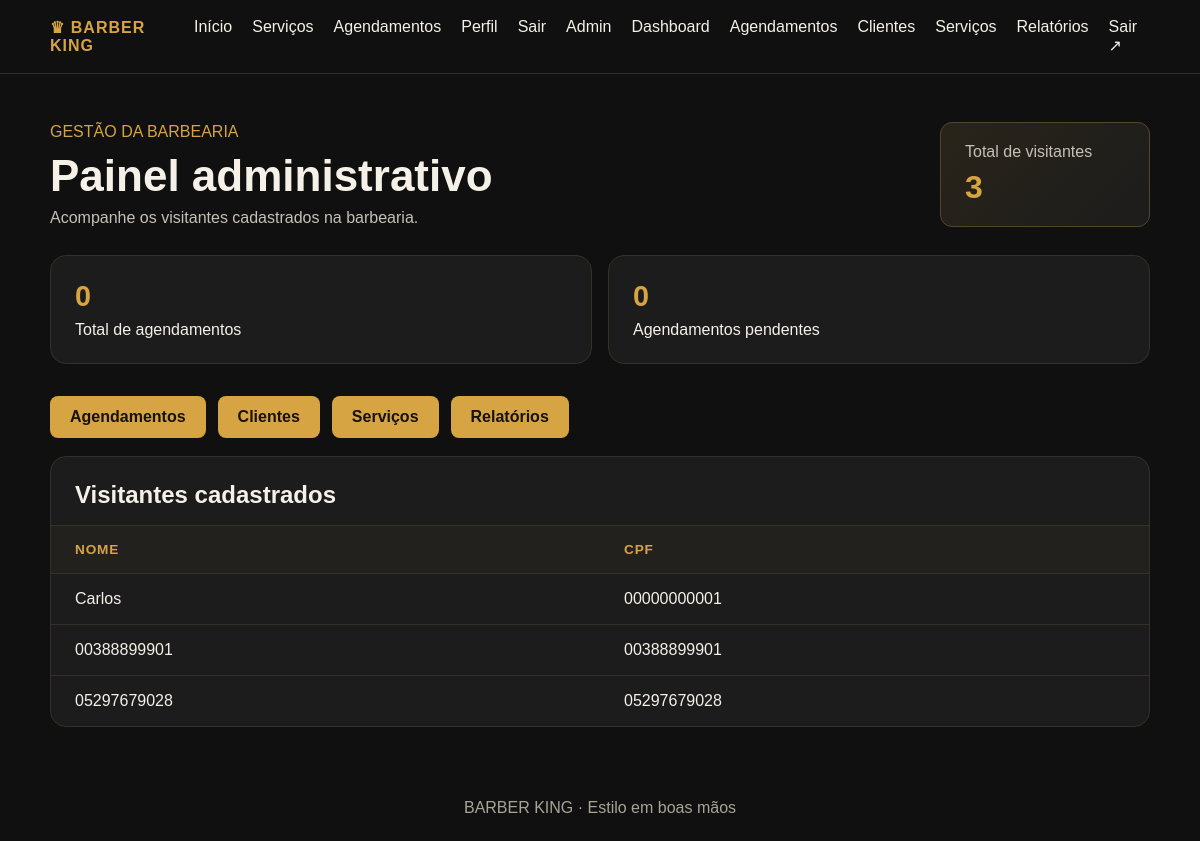
Screenshot of /admin-painel/ (signed in) with the database file from the repository.
### app/models.py (models this page shows)
class Visitor(models.Model):
    cpf = models.CharField(max_length=11, unique=True, error_messages={
        'unique': 'Já existe um visitante com esse CPF cadastrado.'
    })
    user = models.OneToOneField(
        settings.AUTH_USER_MODEL,
        on_delete=models.SET_NULL,
        null=True,
        blank=True,
        related_name='visitor_record',
    )

### app/views.py (the view)
# urls.py: path("admin-painel/", views.admin_painel, name="admin_painel"),
@admin_required
def admin_painel(request):
    visitantes = Visitor.objects.select_related("user").order_by("-id")[:10]
    return render(request, "admin.html", {
        "total_visitantes": Visitor.objects.count(),
        "visitantes": visitantes,
        "total_agendamentos": Appointment.objects.count(),
        "total_servicos": Service.objects.count(),
        "agendamentos_pendentes": Appointment.objects.filter(status=Appointment.STATUS_PENDING).count(),
    })
    return render(request, "admin.html", {"total_visitantes": Visitor.objects.count(), "visitantes": visitantes,
})

### app/groups.py (called while the page is built)
def is_admin_user(user):
    return bool(
        user.is_authenticated
        and (
            user.is_superuser
            or user.is_staff
            or user.groups.filter(name__in=ADMIN_GROUPS).exists()
        )
    )

### app/templates/admin.html (shortened to what this page needs)
{% extends "base.html" %}
{% block content %}
<section class="admin-page">
    <header class="admin-heading">
        <div>
            <span class="eyebrow">GESTÃO DA BARBEARIA</span>
            <h1>Painel administrativo</h1>
            <p>Acompanhe os visitantes cadastrados na barbearia.</p>
        </div>
        <div class="admin-total">
            <span>Total de visitantes</span>
            <strong>{{ total_visitantes }}</strong>
        </div>
    </header>
    <div class="stats">
      <article><strong>{{ total_agendamentos }}</strong><span>Total de agendamentos</span></article>
      <article><strong>{{ agendamentos_pendentes }}</strong><span>Agendamentos pendentes</span></article>
    </div>
    <nav class="admin-nav">
      <a class="button" href="{% url 'admin_agendamentos' %}">Agendamentos</a>
      <a class="button" href="{% url 'admin_clientes' %}">Clientes</a>
      <a class="button" href="{% url 'admin_servicos' %}">Serviços</a>
      <a class="button" href="{% url 'admin_relatorios' %}">Relatórios</a>
    </nav>
    <section class="panel visitor-panel" aria-labelledby="visitor-list-title">
        <div class="panel-heading">
            <h2 id="visitor-list-title">Visitantes cadastrados</h2>
        </div>
        <div class="table-wrap">
            <table class="visitor-table">
                <thead>
                    <tr>
                        <th scope="col">Nome</th>
                        <th scope="col">CPF</th>
                    </tr>
                </thead>
                <tbody>
                    {% for v in visitantes %}
                    <tr>
                        <td>{{ v.user.get_full_name|default:v.user.username }}</td>
                        <td>{{ v.cpf }}</td>
                    </tr>
                    {% empty %}
                    <tr>
                        <td class="empty-state" colspan="2">Nenhum visitante cadastrado ainda.</td>
                    </tr>
                    {% endfor %}
                </tbody>
            </table>
        </div>
    </section>
</section>
{% endblock %}

### app/static/visitors/css/style.css (style rules this page uses)
* { box-sizing: border-box; }
:root { color-scheme: dark; --gold: #d7a443; --surface: #1c1c1c; --text: #f5f1e8; }
body { display: flex; flex-direction: column; min-height: 100vh; margin: 0; background: #101010; color: var(--text); font-family: Arial, sans-serif; }
.admin-heading { display: flex; align-items: center; justify-content: space-between; gap: 24px; margin-bottom: 28px; }
.admin-heading h1 { margin: 10px 0 8px; font-size: clamp(2rem, 5vw, 2.75rem); }
.admin-heading p { margin: 0; color: #c6c1b6; }
.admin-total { display: flex; min-width: 210px; flex-direction: column; gap: 8px; padding: 20px 24px; border: 1px solid #53452c; border-radius: 12px; background: linear-gradient(135deg, #29241a, #1c1c1c); }
.admin-total span { color: #c6c1b6; }
.admin-total strong { color: var(--gold); font-size: 2rem; }
.panel.visitor-panel { overflow: hidden; padding: 0; }
.panel-heading { padding: 24px 24px 16px; }
.panel-heading h2 { margin: 0; }
.table-wrap { overflow-x: auto; }
.visitor-table { width: 100%; border-collapse: collapse; text-align: left; }
.visitor-table th, .visitor-table td { padding: 16px 24px; border-top: 1px solid #34312a; }
.visitor-table th { background: #22211e; color: var(--gold); font-size: 0.85rem; letter-spacing: 0.06em; text-transform: uppercase; }
.visitor-table tbody tr:last-child td { border-bottom: 0; }
.hero, .panel, .stats article { border: 1px solid #34312a; border-radius: 16px; background: var(--surface); }
.eyebrow, .stats strong { color: var(--gold); }
.button { display: inline-block; margin-top: 12px; padding: 12px 20px; border-radius: 8px; background: var(--gold); color: #17130b; font-weight: 700; text-decoration: none; }
.stats { display: grid; grid-template-columns: repeat(2, minmax(0, 1fr)); gap: 16px; margin: 20px 0; }
.stats article, .panel { padding: 24px; }
.stats strong { display: block; margin-bottom: 8px; font-size: 1.8rem; }
.panel h2 { margin-top: 0; }
.admin-nav { display: flex; flex-wrap: wrap; gap: 12px; margin: 18px 0; }

### rows the page displays
Visitor: user.get_full_name "Carlos", cpf "00000000001"
Visitor: user.get_full_name "00388899901", cpf "00388899901"
Visitor: user.get_full_name "05297679028", cpf "05297679028"

### other values shown
{{ total_visitantes }} "3"
{{ total_agendamentos }} "0"
{{ agendamentos_pendentes }} "0"
